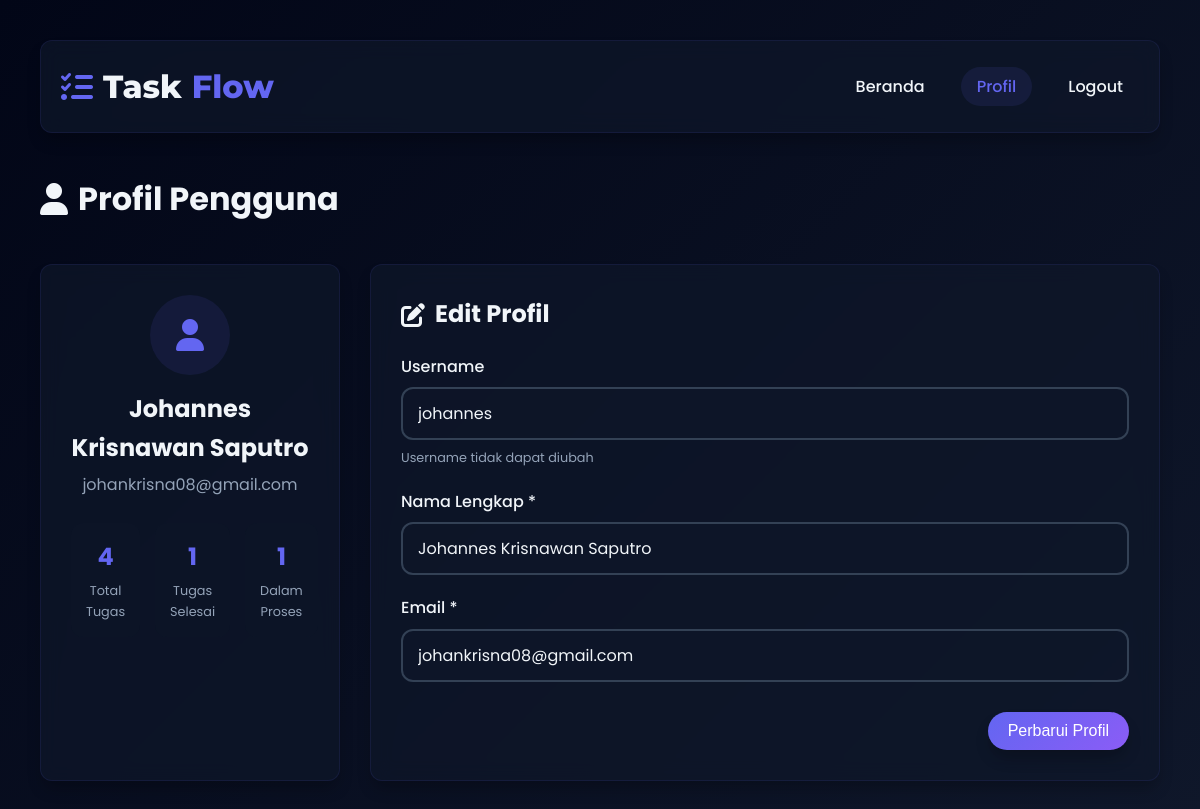
The app's page /profile.php (signed in) with its own data.
### tables this page shows
CREATE TABLE `users` (
  `id` int(11) NOT NULL,
  `username` varchar(50) NOT NULL,
  `email` varchar(100) NOT NULL,
  `password` varchar(255) NOT NULL,
  `full_name` varchar(100) DEFAULT NULL,
  `avatar` varchar(255) DEFAULT NULL,
  `created_at` timestamp NOT NULL DEFAULT current_timestamp()
);

### config.php (called while the page is built, shortened)
<?php
function get_user_data($pdo, $user_id) {
    $stmt = $pdo->prepare("SELECT * FROM users WHERE id = ?");
    $stmt->execute([$user_id]);
    return $stmt->fetch(PDO::FETCH_ASSOC);
}
?>

### profile.php (the view, shortened to what this page needs)
<?php
require_once 'config.php';
$user_id = $_SESSION['user_id'];
$user = get_user_data($pdo, $user_id);
?>
<!DOCTYPE html>
<html lang="id">
<head>
    <link rel="stylesheet" href="https://cdnjs.cloudflare.com/ajax/libs/font-awesome/6.4.0/css/all.min.css">
    <link rel="stylesheet" href="style.css">
</head>
<body>
    <div class="container">
        <header>
            <a href="index.php" class="logo">
                <i class="fas fa-tasks"></i>
                Task<span>Flow</span>
            </a>
            <nav>
                <ul>
                    <li><a href="index.php">Beranda</a></li>
                    <li><a href="profile.php" class="active">Profil</a></li>
                    <li><a href="logout.php">Logout</a></li>
                </ul>
            </nav>
        </header>
        <div class="profile-container">
            <div class="profile-header">
                <h1><i class="fas fa-user"></i> Profil Pengguna</h1>
            </div>
            <div class="profile-content">
                <div class="profile-card">
                    <div class="profile-avatar">
                        <div class="avatar-large">
                            <i class="fas fa-user"></i>
                        </div>
                        <h2><?php echo htmlspecialchars($user['full_name']); ?></h2>
                        <p><?php echo htmlspecialchars($user['email']); ?></p>
                    </div>
                    <div class="profile-stats">
                        <div class="stat-item">
                            <div class="stat-value">
                                <?php
                                $stmt = $pdo->prepare("SELECT COUNT(*) as count FROM tasks WHERE user_id = ?");
                                $stmt->execute([$user_id]);
                                $total_tasks = $stmt->fetch(PDO::FETCH_ASSOC)['count'];
                                echo $total_tasks;
                                ?>
                            </div>
                            <div class="stat-label">Total Tugas</div>
                        </div>
                        <div class="stat-item">
                            <div class="stat-value">
                                <?php
                                $stmt = $pdo->prepare("SELECT COUNT(*) as count FROM tasks WHERE user_id = ? AND status = 'completed'");
                                $stmt->execute([$user_id]);
                                $completed_tasks = $stmt->fetch(PDO::FETCH_ASSOC)['count'];
                                echo $completed_tasks;
                                ?>
                            </div>
                            <div class="stat-label">Tugas Selesai</div>
                        </div>
                        <div class="stat-item">
                            <div class="stat-value">
                                <?php
                                $stmt = $pdo->prepare("SELECT COUNT(*) as count FROM tasks WHERE user_id = ? AND status = 'in_progress'");
                                $stmt->execute([$user_id]);
                                $in_progress_tasks = $stmt->fetch(PDO::FETCH_ASSOC)['count'];
                                echo $in_progress_tasks;
                                ?>
                            </div>
                            <div class="stat-label">Dalam Proses</div>
                        </div>
                    </div>
                </div>
                <div class="profile-form-container">
                    <h2><i class="fas fa-edit"></i> Edit Profil</h2>
                    <form method="POST" class="profile-form">
                        <div class="form-group">
                            <label for="username">Username</label>
                            <input type="text" id="username" value="<?php echo htmlspecialchars($user['username']); ?>" disabled>
                            <small>Username tidak dapat diubah</small>
                        </div>
                        <div class="form-group">
                            <label for="full_name">Nama Lengkap *</label>
                            <input type="text" id="full_name" name="full_name" value="<?php echo htmlspecialchars($user['full_name']); ?>" required>
                        </div>
                        <div class="form-group">
                            <label for="email">Email *</label>
                            <input type="email" id="email" name="email" value="<?php echo htmlspecialchars($user['email']); ?>" required>
                        </div>
                        <div class="form-actions">
                            <button type="submit" class="btn">Perbarui Profil</button>
                        </div>
                    </form>
                </div>
            </div>
        </div>
    </div>
</body>
</html>

### style.css (style rules this page uses)
:root { --primary: #6366f1; --primary-dark: #4f46e5; --secondary: #8b5cf6; --accent: #ec4899; --dark: #0f172a; --darker: #020617; --light: #f1f5f9; --gray: #94a3b8; --light-gray: #334155; --success: #10b981; --warning: #f59e0b; --danger: #ef4444; --transition: all 0.3s ease; --shadow: 0 10px 15px -3px rgba(0, 0, 0, 0.25); --shadow-lg: 0 20px 25px -5px rgba(0, 0, 0, 0.35); --radius: 12px; --card-bg: rgba(15, 23, 42, 0.7); --glow: 0 0 15px rgba(99, 102, 241, 0.3); }
* { margin: 0; padding: 0; box-sizing: border-box; }
body { font-family: 'Poppins', sans-serif; background: linear-gradient(135deg, var(--darker) 0%, var(--dark) 100%); color: var(--light); line-height: 1.6; overflow-x: hidden; min-height: 100vh; background-attachment: fixed; padding: 20px; }
.container { max-width: 1200px; margin: 0 auto; padding: 20px; }
header { display: flex; justify-content: space-between; align-items: center; margin-bottom: 40px; padding: 20px; background: var(--card-bg); border-radius: var(--radius); box-shadow: var(--shadow); border: 1px solid rgba(99, 102, 241, 0.1); backdrop-filter: blur(10px); }
.logo { font-family: 'Montserrat', sans-serif; font-size: 2rem; font-weight: 800; color: var(--light); text-decoration: none; display: flex; align-items: center; gap: 10px; }
.logo span { color: var(--primary); }
.logo i { color: var(--primary); }
nav ul { display: flex; list-style: none; gap: 20px; }
nav a { color: var(--light); text-decoration: none; font-weight: 500; transition: var(--transition); padding: 8px 16px; border-radius: 30px; }
nav a:hover, nav a.active { background: rgba(99, 102, 241, 0.1); color: var(--primary); }
.btn { display: inline-flex; align-items: center; gap: 8px; padding: 10px 20px; background: linear-gradient(135deg, var(--primary) 0%, var(--secondary) 100%); color: white; border-radius: 30px; text-decoration: none; font-weight: 500; transition: var(--transition); border: none; cursor: pointer; font-size: 1rem; box-shadow: var(--shadow); }
.form-group { display: flex; flex-direction: column; gap: 8px; }
.form-group label { font-weight: 500; color: var(--light); }
.form-group input, .form-group select, .form-group textarea { padding: 12px 15px; background: rgba(15, 23, 42, 0.5); border: 2px solid var(--light-gray); border-radius: var(--radius); font-family: 'Poppins', sans-serif; font-size: 1rem; transition: var(--transition); color: var(--light); }
.form-group small { font-size: 0.8rem; color: var(--gray); }
.form-actions { display: flex; justify-content: flex-end; gap: 15px; margin-top: 10px; }
.profile-container { display: flex; flex-direction: column; gap: 20px; }
.profile-header { margin-bottom: 20px; }
.profile-header h1 { font-size: 2rem; color: var(--light); display: flex; align-items: center; gap: 10px; }
.profile-content { display: grid; grid-template-columns: 300px 1fr; gap: 30px; }
.profile-card { background: var(--card-bg); border-radius: var(--radius); padding: 30px; box-shadow: var(--shadow); border: 1px solid rgba(99, 102, 241, 0.1); backdrop-filter: blur(10px); text-align: center; }
.profile-avatar { margin-bottom: 25px; }
.avatar-large { width: 80px; height: 80px; border-radius: 50%; background: rgba(99, 102, 241, 0.1); display: flex; align-items: center; justify-content: center; color: var(--primary); font-size: 2rem; margin: 0 auto 15px; }
.profile-avatar h2 { font-size: 1.5rem; margin-bottom: 5px; color: var(--light); }
.profile-avatar p { color: var(--gray); }
.profile-stats { display: grid; grid-template-columns: repeat(3, 1fr); gap: 15px; }
.stat-item { background: rgba(15, 23, 42, 0.3); border-radius: var(--radius); padding: 15px; text-align: center; }
.stat-value { font-size: 1.5rem; font-weight: 700; color: var(--primary); margin-bottom: 5px; }
.stat-label { font-size: 0.8rem; color: var(--gray); }
.profile-form-container { background: var(--card-bg); border-radius: var(--radius); padding: 30px; box-shadow: var(--shadow); border: 1px solid rgba(99, 102, 241, 0.1); backdrop-filter: blur(10px); }
.profile-form-container h2 { font-size: 1.5rem; margin-bottom: 20px; color: var(--light); display: flex; align-items: center; gap: 10px; }
.profile-form { display: flex; flex-direction: column; gap: 20px; }

### records on screen
users: full_name "Johannes Krisnawan Saputro", email "johankrisna08@gmail.com", username "johannes"

### other values on screen
$total_tasks "4"
$completed_tasks "1"
$in_progress_tasks "1"
